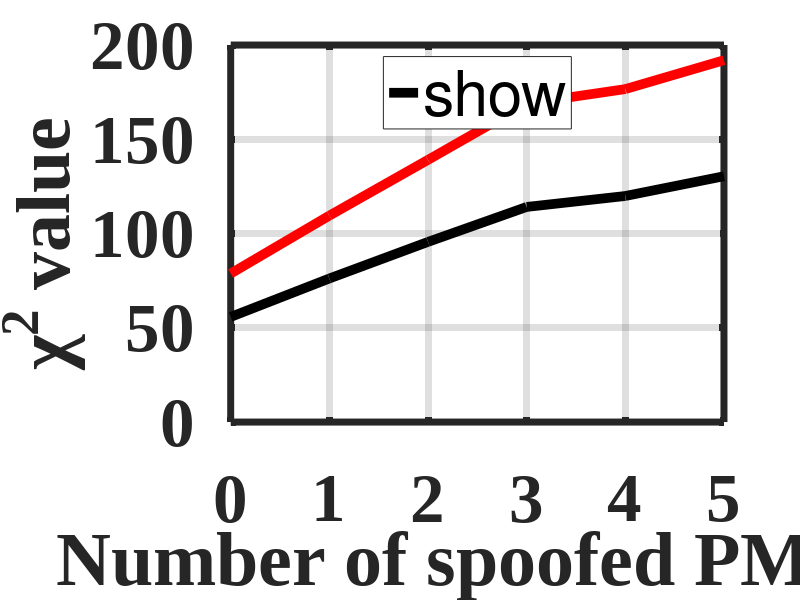

Write the MATLAB code that produced this figure. (Note: this script raises an error after producing the figure.)
clc
clear
close all

%% This code is to draw the Chi square and PA with correct, inadequate weights and without weights

%% Load IEEE 30 bus system
% load("res_PA_Chi_inadequate_weights_IEEE_30_0.7spf.mat")
% load("res_PA_Chi_inadequate_weights_IEEE_30_0.5spf.mat")
% load("res_PA_Chi_inadequate_weights_IEEE_30_0.4spf.mat")
load("res_PA_Chi_inadequate_weights_IEEE_30_0.3spf.mat")

%% variables
no_spoofed_PMUs = [0 1 2 3 4 5];

chi_threshold_70 = 61.0305;
chi_threshold_90 = 69.9185;

PA_threshold_70_without_weights = 0.2058;
PA_threshold_90_without_weights = 0.2220;

PA_threshold_70_with_correct_weights = 0.1255;
PA_threshold_90_with_correct_weights = 0.1345;

%% Plot of Chi square with correct weights and inadequate weights with respective to no of spoofed PMUs

figure('Name','Chi square')
plot(no_spoofed_PMUs,Chi_with_correct_weights_mean,'DisplayName','True \chi^2' , 'Color', 'k','LineWidth', 7);
hold on;
plot(no_spoofed_PMUs,Chi_with_inadequate_weights_mean,'DisplayName','Estimated \chi^2' , 'Color', 'r','LineWidth',7);
hold on;
legend('show','Location','north');
ylabel('\chi^2 value ','FontSize',60,'FontName', 'Times New Roman');
xlabel('Number of spoofed PMUs','FontSize',60,'FontName', 'Times New Roman');
grid on;
set(gca, 'Box', 'on', 'LineWidth', 6)
xticks([0 1 2 3 4 5]);
% legend([p1 p2 y1 y2],'PA with Spoofing','PA after correction', 'PA threshold', 'mean value of PA')

grid on;
set(gca, 'LineWidth', 5)
set(gca, 'Box', 'on', 'LineWidth', 5)
set(gca, 'FontSize', 50, 'FontName', 'Times New Roman','FontWeight', 'bold')


%% Data for box plots

Chi_with_correct = cell2mat(Chi_with_correct_weights');
Chi_with_inadequate = cell2mat(Chi_with_inadequate_weights');

PA_with_correct = cell2mat(PA_with_correct_weights');
PA_with_inadequate = cell2mat(PA_with_inadequate_weights')
PA_without = cell2mat(PA_without_weights')

% for t = 1:length(PA_with_inadequate_weights)
%     PA_with_correct(:,t) = PA_with_correct_weights{t,1}; 
%     PA_with_inadequate(:,t) = PA_with_inadequate_weights{t,1};
%     PA_without(:,t) = PA_without_weights{t,1};
% end


%% Box plot of chi square

figure('Name','Box plot of True and Estimated Chi square')


t = tiledlayout(1,2,'TileSpacing','loose');

HA(1) = nexttile
boxplot(Chi_with_correct)
yline(chi_threshold_70,'g', 'LineWidth', 5,'DisplayName','\chi^2 threshold at 70% CI')
yline(chi_threshold_90,'r', 'LineWidth', 5,'DisplayName','\chi^2 threshold at 90% CI')
title('True \chi^2')
% yticks([100,500,900,1300,1700]);
% ylim([0 500])
xticklabels({'0', '1', '2' '3', '4', '5'});
legend("show",'Location','northwest')
grid on;
set(gca, 'LineWidth', 2)
set(gca, 'Box', 'on', 'LineWidth', 2)
set(gca, 'FontSize', 30, 'FontName', 'Times New Roman','FontWeight', 'bold')
set(findobj(gcf, 'tag', 'Box'), 'LineWidth', 2);       % Boxes
set(findobj(gcf, 'tag', 'Median'), 'LineWidth', 2);    % Median lines
% set(findobj(gcf, 'tag', 'Whisker'), 'LineWidth', 200);   % Whiskers
set(findobj(gcf, 'tag', 'Outliers'), 'MarkerSize', 8); % Outliers
set(findobj(gca, 'Tag', 'Upper Whisker'), 'LineWidth', 2); % Upper whisker
set(findobj(gca, 'Tag', 'Lower Whisker'), 'LineWidth', 2); % Lower whisker
set(findobj(gca, 'Tag', 'Upper Adjacent Value'), 'LineWidth', 2); % Max line
set(findobj(gca, 'Tag', 'Lower Adjacent Value'), 'LineWidth', 2); % Min line


HA(2) = nexttile
boxplot(Chi_with_inadequate)
yline(chi_threshold_70,'g', 'LineWidth', 5,'DisplayName','\chi^2 threshold at 70% CI')
yline(chi_threshold_90,'r', 'LineWidth', 5,'DisplayName','\chi^2 threshold at 90% CI')
title('Estimated \chi^2')
xticklabels({'0', '1', '2' '3', '4', '5'});
% ylim([0 1300])
% yticks([100,500,900,1300,1700]);
grid on;
legend("show",'Location','northwest')
set(gca, 'LineWidth', 2)
set(gca, 'Box', 'on', 'LineWidth', 2)
set(gca, 'FontSize', 30, 'FontName', 'Times New Roman','FontWeight', 'bold')
set(findobj(gcf, 'tag', 'Box'), 'LineWidth', 2);       % Boxes
set(findobj(gcf, 'tag', 'Median'), 'LineWidth', 2);    % Median lines
% set(findobj(gcf, 'tag', 'Whisker'), 'LineWidth', 200);   % Whiskers
set(findobj(gcf, 'tag', 'Outliers'), 'MarkerSize', 8); % Outliers
set(findobj(gca, 'Tag', 'Upper Whisker'), 'LineWidth', 2); % Upper whisker
set(findobj(gca, 'Tag', 'Lower Whisker'), 'LineWidth', 2); % Lower whisker
set(findobj(gca, 'Tag', 'Upper Adjacent Value'), 'LineWidth', 2); % Max line
set(findobj(gca, 'Tag', 'Lower Adjacent Value'), 'LineWidth', 2); % Min line

% aa.Position(1)= 200000;
xlabel(t,'Number of spoofed PMUs','FontSize', 50, 'FontName', 'Times New Roman','FontWeight', 'bold')
ylabel(t,'\chi^2 value','FontSize', 50, 'FontName', 'Times New Roman','FontWeight', 'bold')



%% Box plots for PA test

figure('Name','Box plot of PA without weights and with inadequate weights')


t = tiledlayout(1,2,'TileSpacing','loose');


HA(1) = nexttile
boxplot(PA_without)
yline(PA_threshold_70_without_weights,'g', 'LineWidth', 5,'DisplayName','PA threshold at 70% CI')
yline(PA_threshold_90_without_weights,'r', 'LineWidth', 5,'DisplayName','PA threshold at 90% CI')
title('PA without weights')
grid on
legend("show",'Location','northwest')
set(gca, 'LineWidth', 2)
set(gca, 'Box', 'on', 'LineWidth', 2)
set(gca, 'FontSize', 30, 'FontName', 'Times New Roman','FontWeight', 'bold')
set(findobj(gcf, 'tag', 'Box'), 'LineWidth', 2);       % Boxes
set(findobj(gcf, 'tag', 'Median'), 'LineWidth', 2);    % Median lines
% set(findobj(gcf, 'tag', 'Whisker'), 'LineWidth', 200);   % Whiskers
set(findobj(gcf, 'tag', 'Outliers'), 'MarkerSize', 8); % Outliers
set(findobj(gca, 'Tag', 'Upper Whisker'), 'LineWidth', 2); % Upper whisker
set(findobj(gca, 'Tag', 'Lower Whisker'), 'LineWidth', 2); % Lower whisker
set(findobj(gca, 'Tag', 'Upper Adjacent Value'), 'LineWidth', 2); % Max line
set(findobj(gca, 'Tag', 'Lower Adjacent Value'), 'LineWidth', 2); % Min line



% Tile 2
HA(2) = nexttile
boxplot(PA_with_inadequate)
yline(PA_threshold_70_with_correct_weights,'g', 'LineWidth', 5,'DisplayName','PA threshold at 70% CI')
yline(PA_threshold_90_with_correct_weights,'r', 'LineWidth', 5,'DisplayName','PA threshold at 90% CI')
title('PA with inconsistence weights')
xticklabels({'0', '1', '2' '3', '4', '5'});
grid on;
legend("show",'Location','northwest')
set(gca, 'LineWidth', 2)
set(gca, 'Box', 'on', 'LineWidth', 2)
set(gca, 'FontSize', 30, 'FontName', 'Times New Roman','FontWeight', 'bold')
set(findobj(gcf, 'tag', 'Box'), 'LineWidth', 2);       % Boxes
set(findobj(gcf, 'tag', 'Median'), 'LineWidth', 2);    % Median lines
% set(findobj(gcf, 'tag', 'Whisker'), 'LineWidth', 200);   % Whiskers
set(findobj(gcf, 'tag', 'Outliers'), 'MarkerSize', 8); % Outliers
set(findobj(gca, 'Tag', 'Upper Whisker'), 'LineWidth', 2); % Upper whisker
set(findobj(gca, 'Tag', 'Lower Whisker'), 'LineWidth', 2); % Lower whisker
set(findobj(gca, 'Tag', 'Upper Adjacent Value'), 'LineWidth', 2); % Max line
set(findobj(gca, 'Tag', 'Lower Adjacent Value'), 'LineWidth', 2); % Min line


xticklabels({'0', '1', '2' '3', '4', '5'});
grid on;
xlabel(t,'Number of spoofed PMUs','FontSize', 50, 'FontName', 'Times New Roman','FontWeight', 'bold')
ylabel(t,'Principal Angle (deg)','FontSize', 50, 'FontName', 'Times New Roman','FontWeight', 'bold')


%% PA and Chi square only for non-spoofing condition


figure('Name','True and Estimated Chi square')
hold on;

spf_ang_variation = 1

t = tiledlayout(1,2,'TileSpacing','compact');

HA(1) = nexttile
% Create two separate boxplots with transparency
h1 = boxplot(Chi_with_correct(:,1), 'positions', spf_ang_variation - 0.045, 'Width', 0.08,'Colors', 'b');
hold on
h2 = boxplot(Chi_with_inadequate(:,1), 'positions', spf_ang_variation + 0.045, 'Width', 0.08, 'Colors', 'r');
ylim([22 152])
yticks([40,chi_threshold_70,80,100,120,140]);
ylabel('\chi^2 Value');
l1 = yline(chi_threshold_70,'g','LineWidth',5,'DisplayName','\chi^2 threshold')
set(h1, {'MarkerEdgeColor'}, {'b'});
hold on

title('Computation of \chi^2 with different weights')
grid on
legend("show",'Location','northwest')
set(gca, 'LineWidth', 2)
set(gca, 'Box', 'on', 'LineWidth', 2)
set(gca, 'FontSize', 30, 'FontName', 'Times New Roman','FontWeight', 'bold')
set(findobj(gcf, 'tag', 'Box'), 'LineWidth', 2);       % Boxes
set(findobj(gcf, 'tag', 'Median'), 'LineWidth', 2);    % Median lines
% set(findobj(gcf, 'tag', 'Whisker'), 'LineWidth', 200);   % Whiskers
set(findobj(gcf, 'tag', 'Outliers'), 'MarkerSize', 8); % Outliers
set(findobj(gca, 'Tag', 'Upper Whisker'), 'LineWidth', 2); % Upper whisker
set(findobj(gca, 'Tag', 'Lower Whisker'), 'LineWidth', 2); % Lower whisker
set(findobj(gca, 'Tag', 'Upper Adjacent Value'), 'LineWidth', 2); % Max line
set(findobj(gca, 'Tag', 'Lower Adjacent Value'), 'LineWidth', 2); % Min line

% Manually add legend using patch objects
h1 = plot(nan, nan, 'sb', 'MarkerFaceColor', 'b', 'MarkerSize', 10); % Blue legend
h2 = plot(nan, nan, 'sr', 'MarkerFaceColor', 'r', 'MarkerSize', 10); % Red legend
legend([h1, h2, l1], {'Ture \chi^2', 'Estimated \chi^2', 'Threshold values of \chi^2'}, 'Location', 'Northwest');

xlim([0.8 1.2])
xticks([1]);
xticklabels({'Non Spoofing Condition'});

resizeing_non_weights_to_weights_factor = (PA_threshold_70_with_correct_weights/PA_threshold_70_without_weights)

HA(2) = nexttile
% Create two separate boxplots with transparency
h1 = boxplot(PA_with_correct(:,1), 'positions', spf_ang_variation - 0.09, 'Width', 0.08,'Colors', 'b');
hold on
h2 = boxplot(PA_with_inadequate(:,1), 'positions', spf_ang_variation + 0.09, 'Width', 0.08, 'Colors', 'r');
hold on
h3 = boxplot(PA_without(:,1)*resizeing_non_weights_to_weights_factor, 'positions', spf_ang_variation , 'Width', 0.08, 'Colors', 'm');
ylim([0.067,0.26])
yticks([0.08,0.1,PA_threshold_70_with_correct_weights,0.16,0.2,0.24]);
ylabel('Prncipal Angle (deg)');
l2 = yline(PA_threshold_70_with_correct_weights,'g','LineWidth',5,'DisplayName','\chi^2 threshold')
% yline(PA_threshold_70_without_weights,'g','LineWidth',5,'DisplayName','\chi^2 threshold')
set(h1, {'MarkerEdgeColor'}, {'b'});
set(h3, {'MarkerEdgeColor'}, {'m'});
hold on

title('Computation of PA with different weights')
grid on
legend("show",'Location','northwest')
set(gca, 'LineWidth', 2)
set(gca, 'Box', 'on', 'LineWidth', 2)
set(gca, 'FontSize', 30, 'FontName', 'Times New Roman','FontWeight', 'bold')
set(findobj(gcf, 'tag', 'Box'), 'LineWidth', 2);       % Boxes
set(findobj(gcf, 'tag', 'Median'), 'LineWidth', 2);    % Median lines
% set(findobj(gcf, 'tag', 'Whisker'), 'LineWidth', 200);   % Whiskers
set(findobj(gcf, 'tag', 'Outliers'), 'MarkerSize', 8); % Outliers
set(findobj(gca, 'Tag', 'Upper Whisker'), 'LineWidth', 2); % Upper whisker
set(findobj(gca, 'Tag', 'Lower Whisker'), 'LineWidth', 2); % Lower whisker
set(findobj(gca, 'Tag', 'Upper Adjacent Value'), 'LineWidth', 2); % Max line
set(findobj(gca, 'Tag', 'Lower Adjacent Value'), 'LineWidth', 2); % Min line


h1 = plot(nan, nan, 'sb', 'MarkerFaceColor', 'b', 'MarkerSize', 10); % Blue legend
h2 = plot(nan, nan, 'sr', 'MarkerFaceColor', 'r', 'MarkerSize', 10); % Red legend
h3 = plot(nan, nan, 'sr', 'MarkerFaceColor', 'm', 'MarkerSize', 10); % Red legend
legend([h1, h3, h2, l2], {'Ture PA', 'PA with unit weights', 'Estimated PA', 'Threshold values of PA'}, 'Location', 'Northwest');

xlim([0.8 1.2])
xticks([1]);
xticklabels({'Non Spoofing Condition'});

return







